Frame 1 (no input): blank canvas, image omitted
Frame 60 (no input): blank canvas, image omitted
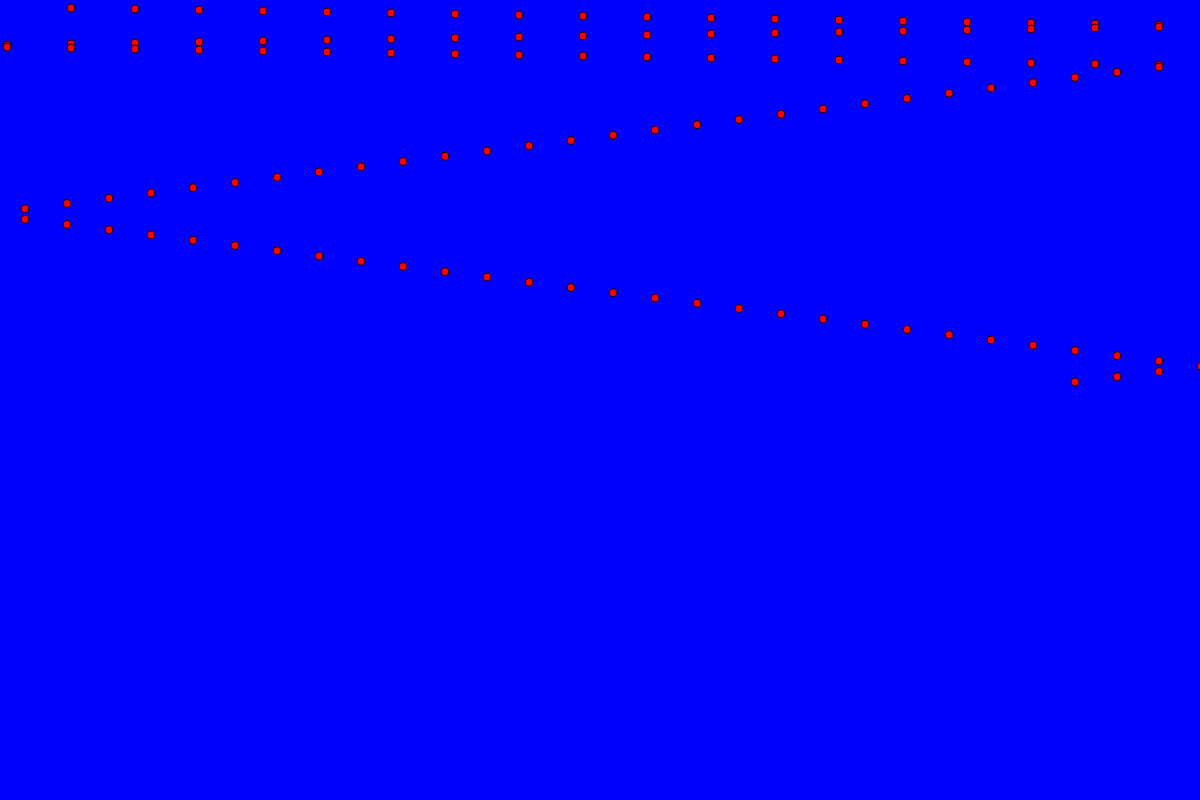
Frame 120 (the mouse pressed at the canvas centre since frame 60)

The p5.js sketch whose frames 1 and 60 were blank and that drew this single picture after the mouse press (run headless with seeded random() and noise() and a simulated clock; from frame 60 on, the mouse is pressed at the canvas centre):

// p5.js sketch
// ── sketch.js


var ball = {};
ball.width = 8;
ball.x = 7;
ball.y = 7;
//by changing the x and y speed from 1 to 8 you get a diffirent pattern.
//the ball changes its course by mixing up its speed.
ball.delta_x = 8;
ball.delta_y = 1;
ball.scale_x = 8;
ball.scale_y = 1;


function setup() {
    createCanvas(windowWidth, 800);
    //changed the canvas for bigger size
    //change background to blue
    background("blue");
}



function draw() {

    ball.x += ball.delta_x * ball.scale_x;
    ball.y += ball.delta_y * ball.scale_y;


    if (ball.x >= width || ball.x <= 1) {
        ball.delta_x = -1 * ball.delta_x;

    }
    if (ball.y >= height || ball.y <= 0) {
        ball.delta_y = -1 * ball.delta_y;
    }

    fill('red');
    ellipse(ball.x, ball.y, ball.width, ball.width);
}

function mousePressed() {
    ball.scale_x = map(mouseX, 0, width, 0.5, 10);
    ball.scale_y = map(mouseY, 0, height, 0.5, 10);
}
